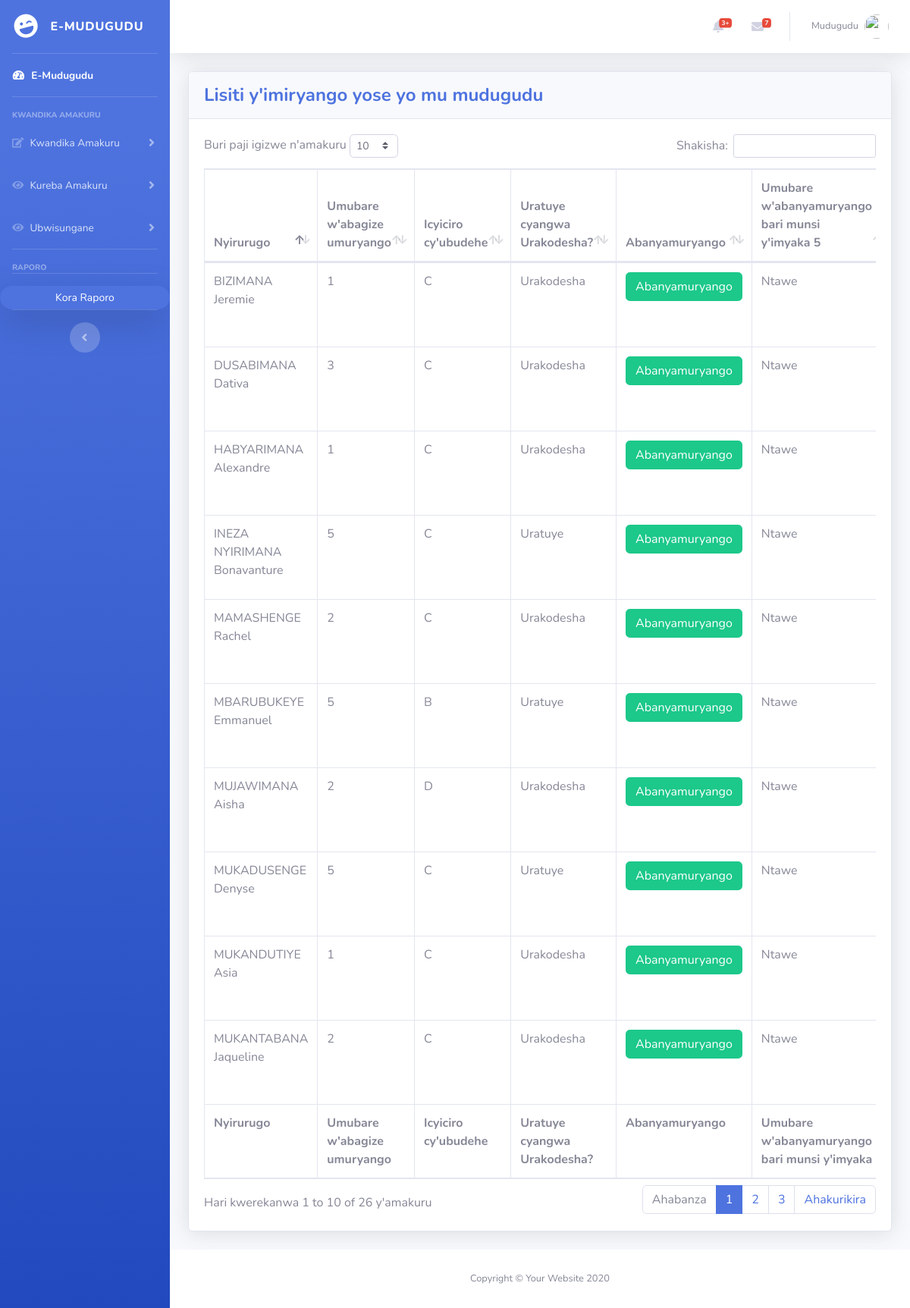
The page /umuryango_data.php (signed in) on the database its author committed.
### tables this page shows
CREATE TABLE `umuryango` (
  `umuryango_id` int(255) NOT NULL,
  `umuryango_chef` varchar(255) NOT NULL,
  `status_tura_kodesha` varchar(255) NOT NULL,
  `ibyiciro_id` int(255) DEFAULT NULL,
  `ubwisungane_id` int(11) NOT NULL,
  `reg_datetime` datetime DEFAULT NULL
);

CREATE TABLE `ibyiciro` (
  `ibyiciro_id` int(255) NOT NULL,
  `ibyiciro_name` varchar(255) NOT NULL,
  `ibyiciro_details` varchar(255) NOT NULL
);

### umuryango_data.php (the view, shortened to what this page needs)
<!DOCTYPE html>
<html lang="en">
<head>
  <link href="vendor/fontawesome-free/css/all.min.css" rel="stylesheet" type="text/css">
  <link href="css/sb-admin-2.min.css" rel="stylesheet">
  <link href="vendor/datatables/dataTables.bootstrap4.min.css" rel="stylesheet">
</head>
<body id="page-top">
  <div id="wrapper">
    <?php include 'sidebar.php';?>
    <div id="content-wrapper" class="d-flex flex-column">
      <div id="content">
        <?php include 'topbar.php';?>
        <div class="container-fluid">
          <div class="card shadow mb-4">
            <div class="card-header py-3">
              <h4 class="m-0 font-weight-bold text-primary">Lisiti y'imiryango yose yo mu mudugudu</h4>
            </div>
            <div class="card-body">
              <div class="table-responsive">
                <table class="table table-bordered" id="dataTable" width="100%" cellspacing="0">
                  <thead>
                    <tr>
                      <th>Nyirurugo</th>
                      <th>Umubare w'abagize umuryango</th>
                      <th>Icyiciro cy'ubudehe</th>
                      <th>Uratuye cyangwa Urakodesha?</th>
                      <th>Abanyamuryango</th>
                      <th>Umubare w'abanyamuryango bari munsi y'imyaka 5</th>
                    </tr>
                  </thead>
                  <tfoot>
                    <tr>
                      <th>Nyirurugo</th>
                      <th>Umubare w'abagize umuryango</th>
                      <th>Icyiciro cy'ubudehe</th>
                      <th>Uratuye cyangwa Urakodesha?</th>
                      <th>Abanyamuryango</th>
                      <th>Umubare w'abanyamuryango bari munsi y'imyaka 5</th>
                    </tr>
                  </tfoot>
                  <tbody>
                     <?php
                       $sql="SELECT umuryango_id, umuryango_chef, ibyiciro_name, reg_datetime, status_tura_kodesha FROM umuryango, ibyiciro WHERE umuryango.ibyiciro_id = ibyiciro.ibyiciro_id";
                        $result=mysqli_query($connection,$sql);
                        $checkresult=mysqli_num_rows($result);
                        if ($checkresult > 0) {
                          while ($row=mysqli_fetch_array($result)) {
                            echo"<tr>
                                    <td>".$row['umuryango_chef']."</td>";
                                    $familyID = $row['umuryango_id'];
                                    $checkIfResult = mysqli_query($connection,"SELECT * FROM umuturage WHERE umuryango_id = $familyID");
                                    if(mysqli_num_rows($checkIfResult)>0)
                                    {
                                      $countResult=mysqli_query($connection,"SELECT count(*) as total from umuturage WHERE umuryango_id = $familyID");
                                      $all=mysqli_fetch_assoc($countResult);
                                      $abanyamuryango = $all['total'];
                                      echo "<td>$abanyamuryango</td>";
                                    }
                                    else if(mysqli_num_rows($checkIfResult)==0)
                                    {
                                      echo "<td>Nta banyamuryango barashirwa muri sisiteme</td>";
                                    }
                                    echo "<td>".$row['ibyiciro_name']."</td>";
                                    echo "<td>".$row['status_tura_kodesha']."</td>";
                                    echo "<td><a class='btn btn-success' href='kwinjiza_umuturage.php?umuryango_id=$familyID'>Abanyamuryango</a></td>";
                                    $checkAge = mysqli_query($connection,"SELECT dob FROM umuturage WHERE umuryango_id = $familyID");
                                    if(mysqli_num_rows($checkAge)>0){
                                      $count = 0;
                                      while($rowAge = mysqli_fetch_array($checkAge)){
                                        $birthDate = $rowAge['dob'];
                                        $birthDate = explode("-", $birthDate);
                                        $compBirthDate = Array();
                                        array_push($compBirthDate,$birthDate[2],$birthDate[1],$birthDate[0]);
                                        $age = (date("md", date("U", mktime(0, 0, 0, $compBirthDate[0], $compBirthDate[1], $compBirthDate[2]))) > date("md")
                                          ? ((date("Y") - $compBirthDate[2]) - 1)
                                          : (date("Y") - $compBirthDate[2]));
                                        if($age < 5){
                                          $count = $count + 1;
                                        }
                                      }
                                      if($count!=0)
                                        {echo "<td>".$count."</td>";}
                                      else{
                                        echo "<td>Ntawe</td>";
                                      }
                                    }
                                    else{
                                      echo "<td>Nta banyamuryango barashirwa muri sisiteme</td>";
                                    }
                                    }
                              echo "</tr>";
                          }
                        ?>
                  </tbody>
                </table>
              </div>
            </div>
          </div>
        </div>
      </div>
      <footer class="sticky-footer bg-white">
        <div class="container my-auto">
          <div class="copyright text-center my-auto">
            <span>Copyright &copy; Your Website 2020</span>
          </div>
        </div>
      </footer>
    </div>
  </div>
</body>
</html>

### rows shown on the page
umuryango: umuryango_chef "MUKADUSENGE Denyse", abanyamuryango "5", ibyiciro.ibyiciro_name "C", status_tura_kodesha "Uratuye"
umuryango: umuryango_chef "MUKANDUTIYE Asia", abanyamuryango "1", ibyiciro.ibyiciro_name "C", status_tura_kodesha "Urakodesha"
umuryango: umuryango_chef "MAMASHENGE Rachel", abanyamuryango "2", ibyiciro.ibyiciro_name "C", status_tura_kodesha "Urakodesha"
umuryango: umuryango_chef "MUJAWIMANA Aisha", abanyamuryango "2", ibyiciro.ibyiciro_name "D", status_tura_kodesha "Urakodesha"
umuryango: umuryango_chef "HABYARIMANA Alexandre", abanyamuryango "1", ibyiciro.ibyiciro_name "C", status_tura_kodesha "Urakodesha"
umuryango: umuryango_chef "DUSABIMANA Dativa", abanyamuryango "3", ibyiciro.ibyiciro_name "C", status_tura_kodesha "Urakodesha"
umuryango: umuryango_chef "MBARUBUKEYE Emmanuel", abanyamuryango "5", ibyiciro.ibyiciro_name "B", status_tura_kodesha "Uratuye"
umuryango: umuryango_chef "BIZIMANA Jeremie", abanyamuryango "1", ibyiciro.ibyiciro_name "C", status_tura_kodesha "Urakodesha"
umuryango: umuryango_chef "MUKANTABANA Jaqueline", abanyamuryango "2", ibyiciro.ibyiciro_name "C", status_tura_kodesha "Urakodesha"
umuryango: umuryango_chef "INEZA NYIRIMANA Bonavanture", abanyamuryango "5", ibyiciro.ibyiciro_name "C", status_tura_kodesha "Uratuye"
